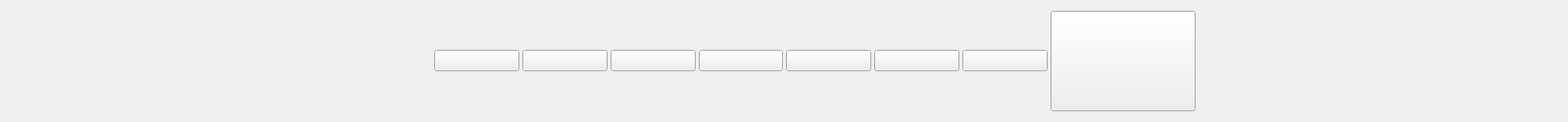
<?xml version="1.0" encoding="UTF-8"?>
<ui version="4.0">
 <class>MainMenuWidget</class>
 <widget class="QWidget" name="MainMenuWidget">
  <property name="geometry">
   <rect>
    <x>0</x>
    <y>0</y>
    <width>1600</width>
    <height>125</height>
   </rect>
  </property>
  <property name="windowTitle">
   <string>Form</string>
  </property>
  <property name="styleSheet">
   <string notr="true"/>
  </property>
  <layout class="QHBoxLayout" name="horizontalLayout">
   <item>
    <layout class="QHBoxLayout" name="horizontalLayout_2" stretch="430,87,87,87,87,87,87,87,148,54,310">
     <property name="spacing">
      <number>3</number>
     </property>
     <property name="sizeConstraint">
      <enum>QLayout::SetFixedSize</enum>
     </property>
     <item>
      <widget class="QStackedWidget" name="stackedWidget"/>
     </item>
     <item>
      <widget class="CustomPushButton" name="cameraPushButton">
       <property name="text">
        <string/>
       </property>
       <property name="iconSize">
        <size>
         <width>0</width>
         <height>0</height>
        </size>
       </property>
      </widget>
     </item>
     <item>
      <widget class="CustomPushButton" name="daynNightPushButton">
       <property name="text">
        <string/>
       </property>
      </widget>
     </item>
     <item>
      <widget class="CustomPushButton" name="weatherPushButton">
       <property name="text">
        <string/>
       </property>
      </widget>
     </item>
     <item>
      <widget class="CustomPushButton" name="enforcementPushButton">
       <property name="text">
        <string/>
       </property>
      </widget>
     </item>
     <item>
      <widget class="CustomPushButton" name="speedPushButton">
       <property name="text">
        <string/>
       </property>
      </widget>
     </item>
     <item>
      <widget class="CustomPushButton" name="wifiPushButton">
       <property name="text">
        <string/>
       </property>
      </widget>
     </item>
     <item>
      <widget class="CustomPushButton" name="gpsPushButton">
       <property name="text">
        <string/>
       </property>
      </widget>
     </item>
     <item>
      <widget class="QToolButton" name="batteryPercentButton">
       <property name="sizePolicy">
        <sizepolicy hsizetype="Expanding" vsizetype="Expanding">
         <horstretch>0</horstretch>
         <verstretch>0</verstretch>
        </sizepolicy>
       </property>
       <property name="text">
        <string/>
       </property>
       <property name="toolButtonStyle">
        <enum>Qt::ToolButtonTextUnderIcon</enum>
       </property>
      </widget>
     </item>
     <item>
      <widget class="CustomLabel" name="batteryStatusLabel">
       <property name="text">
        <string/>
       </property>
      </widget>
     </item>
     <item>
      <widget class="CustomLabel" name="timeLabel">
       <property name="text">
        <string/>
       </property>
       <property name="alignment">
        <set>Qt::AlignCenter</set>
       </property>
      </widget>
     </item>
    </layout>
   </item>
  </layout>
 </widget>
 <customwidgets>
  <customwidget>
   <class>CustomPushButton</class>
   <extends>QPushButton</extends>
   <header>CustomPushButton.h</header>
  </customwidget>
  <customwidget>
   <class>CustomLabel</class>
   <extends>QLabel</extends>
   <header>CustomLabel.h</header>
  </customwidget>
 </customwidgets>
 <resources/>
 <connections/>
</ui>
